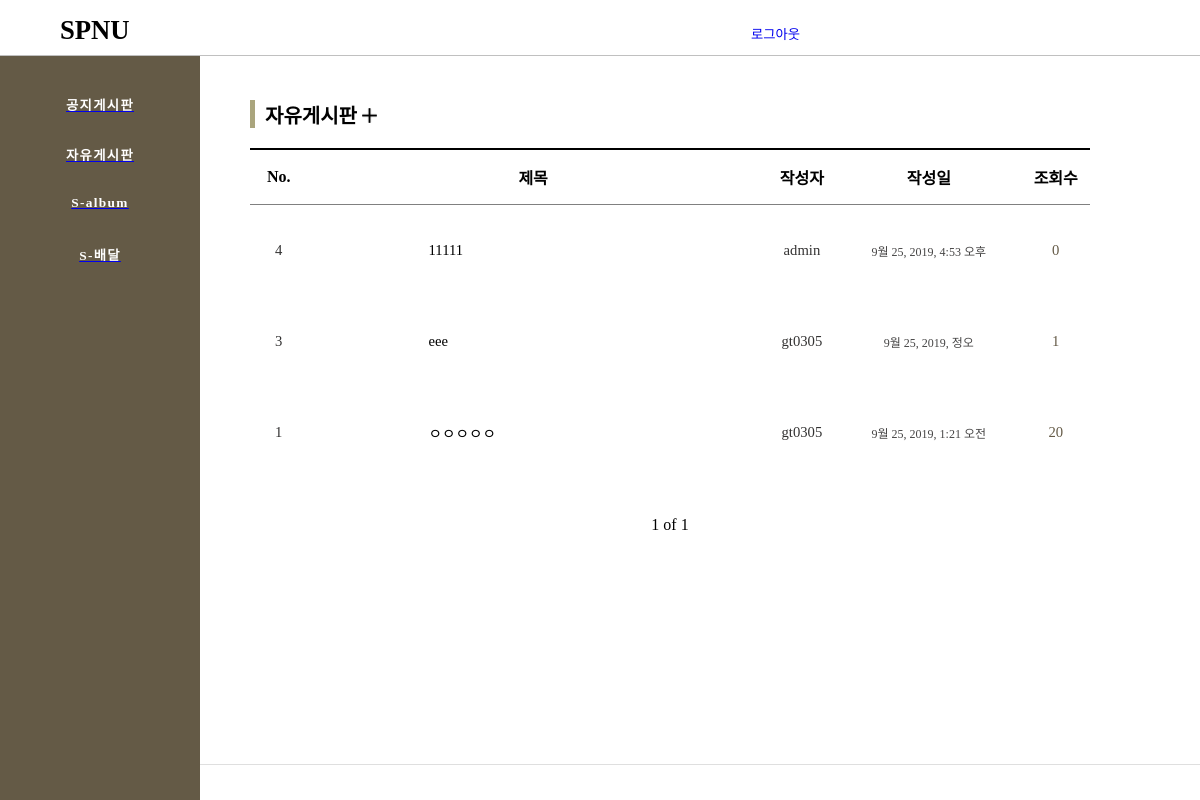
/free/ (signed in), run on an earlier commit of the app's database.
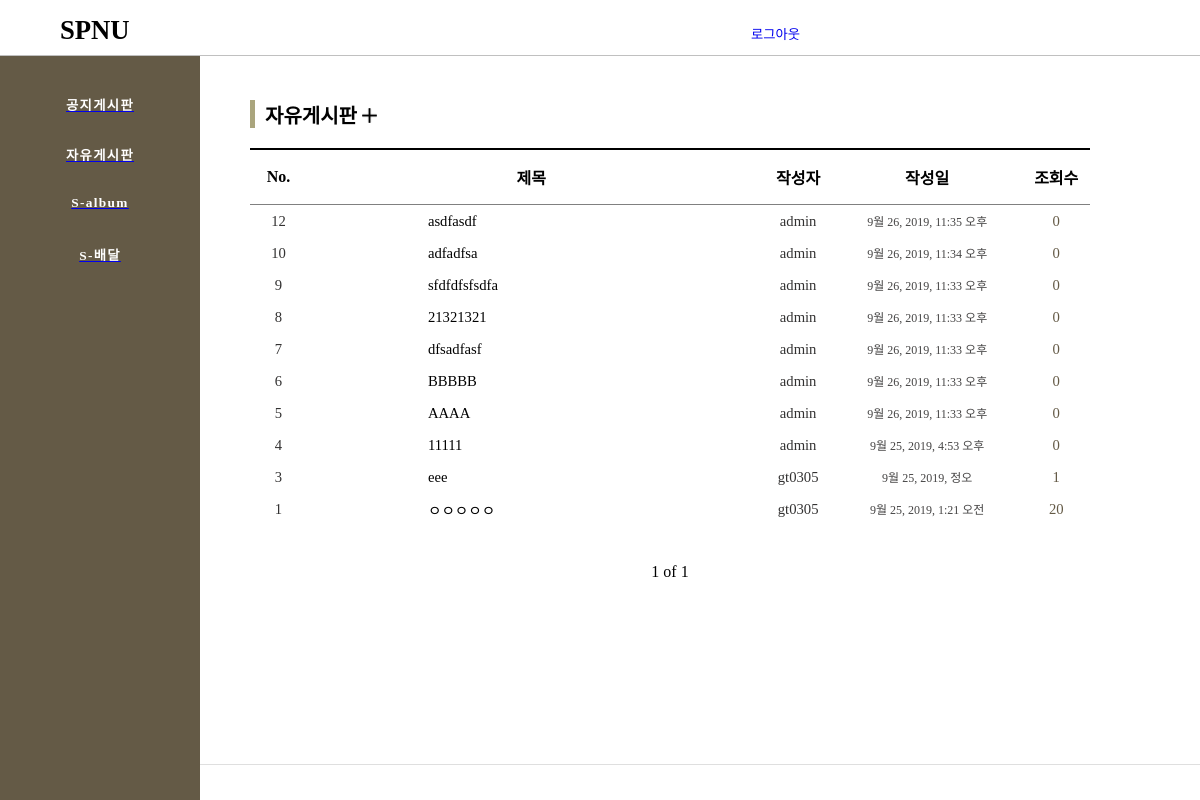
And on a later commit of the database.
### board/models.py (models this page shows, shortened)
class FreeBoard(models.Model):
    title = models.CharField(max_length=100)
    author = models.ForeignKey(settings.AUTH_USER_MODEL, default=1,on_delete=models.CASCADE) # 유저 지워지면 다 지워지게
    text = RichTextUploadingField()
    created_date = models.DateTimeField(auto_now_add=True)
    hits =  models.PositiveIntegerField(default = 0) #조회수

### board/views.py (the view)
# urls.py: path('free/', free , name='free'),
def free(request):
    free = FreeBoard.objects.all().order_by('-id')
    paginator = Paginator(free , 10) #10페이지씩 자르기
    page = request.GET.get('page')
    posts = paginator.get_page(page) #request된 페이지를 담는다
    return render(request, 'free.html' , {'frees' : free , 'free_posts' : posts})

### board/templates/free.html (shortened to what this page needs)
{% extends 'base.html' %}
{% block contents %}
{% load staticfiles %}
<div class="PageName">
    자유게시판
        {%if user.is_authenticated %}
        <a href="{% url 'free_post'%}"><img class="plusbtn" src="{% static 'img/add.png'%}"></a>
        {% endif %}
</div>
<div class="board-content">
    <table>
        <thead>
        <tr>
            <th>No.</th>
            <th>제목</th>
            <th>작성자</th>
            <th>작성일</th>
            <th>조회수</th>
        </tr>
        </thead>
        {% for free in free_posts %}
        <tbody>
        <tr>
            <td class="table-number">{{free.id}}</td>
            <td class="table-title"><a href="{%url 'free_detail' free.id%}">{{free.title}}</a></td>
            <td class="table-author">{{free.author}}</td>
            <td class="table-date">{{free.created_date}}</td>
            <td class="table-hits">{{free.hits}}</td>
        </tr>
        </tbody>
        {% endfor %}
    </table>
    <div class="Pagenation">
        <br>
        <span>{{free_posts.number}}</span>
        <span>of</span>
        <span>{{free_posts.paginator.num_pages}}</span>
    </div>
</div>
{% endblock contents %}

What changed in the data, as far as the page shows it:
added FreeBoard: id "12", title "asdfasdf", author "admin", created_date "9월 26, 2019, 11:35 오후", hits "0"
added FreeBoard: id "10", title "adfadfsa", author "admin", created_date "9월 26, 2019, 11:34 오후", hits "0"
added FreeBoard: id "9", title "sfdfdfsfsdfa", author "admin", created_date "9월 26, 2019, 11:33 오후", hits "0"
added FreeBoard: id "8", title "21321321", author "admin", created_date "9월 26, 2019, 11:33 오후", hits "0"
added FreeBoard: id "7", title "dfsadfasf", author "admin", created_date "9월 26, 2019, 11:33 오후", hits "0"
added FreeBoard: id "6", title "BBBBB", author "admin", created_date "9월 26, 2019, 11:33 오후", hits "0"
added FreeBoard: id "5", title "AAAA", author "admin", created_date "9월 26, 2019, 11:33 오후", hits "0"
